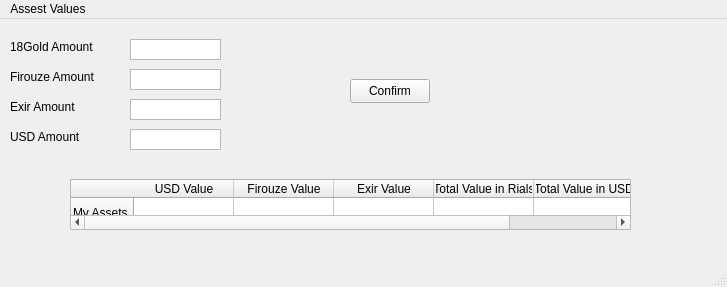
<?xml version="1.0" encoding="UTF-8"?>
<ui version="4.0">
 <class>MainWindow</class>
 <widget class="QMainWindow" name="MainWindow">
  <property name="geometry">
   <rect>
    <x>0</x>
    <y>0</y>
    <width>727</width>
    <height>287</height>
   </rect>
  </property>
  <property name="windowTitle">
   <string>MainWindow</string>
  </property>
  <widget class="QWidget" name="centralwidget">
   <widget class="QLabel" name="label">
    <property name="geometry">
     <rect>
      <x>10</x>
      <y>20</y>
      <width>91</width>
      <height>16</height>
     </rect>
    </property>
    <property name="text">
     <string>18Gold Amount</string>
    </property>
   </widget>
   <widget class="QLabel" name="label_2">
    <property name="geometry">
     <rect>
      <x>10</x>
      <y>50</y>
      <width>91</width>
      <height>16</height>
     </rect>
    </property>
    <property name="text">
     <string>Firouze Amount</string>
    </property>
   </widget>
   <widget class="QLabel" name="label_3">
    <property name="geometry">
     <rect>
      <x>10</x>
      <y>80</y>
      <width>91</width>
      <height>16</height>
     </rect>
    </property>
    <property name="text">
     <string>Exir Amount</string>
    </property>
   </widget>
   <widget class="QLabel" name="label_4">
    <property name="geometry">
     <rect>
      <x>10</x>
      <y>110</y>
      <width>91</width>
      <height>16</height>
     </rect>
    </property>
    <property name="text">
     <string>USD Amount</string>
    </property>
   </widget>
   <widget class="QListWidget" name="listWidget">
    <property name="geometry">
     <rect>
      <x>130</x>
      <y>20</y>
      <width>91</width>
      <height>21</height>
     </rect>
    </property>
   </widget>
   <widget class="QListWidget" name="listWidget_2">
    <property name="geometry">
     <rect>
      <x>130</x>
      <y>50</y>
      <width>91</width>
      <height>21</height>
     </rect>
    </property>
   </widget>
   <widget class="QListWidget" name="listWidget_3">
    <property name="geometry">
     <rect>
      <x>130</x>
      <y>80</y>
      <width>91</width>
      <height>21</height>
     </rect>
    </property>
   </widget>
   <widget class="QListWidget" name="listWidget_4">
    <property name="geometry">
     <rect>
      <x>130</x>
      <y>110</y>
      <width>91</width>
      <height>21</height>
     </rect>
    </property>
   </widget>
   <widget class="QPushButton" name="pushButton">
    <property name="geometry">
     <rect>
      <x>350</x>
      <y>60</y>
      <width>80</width>
      <height>24</height>
     </rect>
    </property>
    <property name="text">
     <string>Confirm</string>
    </property>
   </widget>
   <widget class="QTableWidget" name="tableWidget">
    <property name="geometry">
     <rect>
      <x>70</x>
      <y>160</y>
      <width>561</width>
      <height>51</height>
     </rect>
    </property>
    <row>
     <property name="text">
      <string>My Assets</string>
     </property>
    </row>
    <column>
     <property name="text">
      <string>USD Value</string>
     </property>
    </column>
    <column>
     <property name="text">
      <string>Firouze Value</string>
     </property>
    </column>
    <column>
     <property name="text">
      <string>Exir Value</string>
     </property>
    </column>
    <column>
     <property name="text">
      <string>Total Value in Rials</string>
     </property>
    </column>
    <column>
     <property name="text">
      <string>Total Value in USD</string>
     </property>
    </column>
   </widget>
  </widget>
  <widget class="QMenuBar" name="menubar">
   <property name="geometry">
    <rect>
     <x>0</x>
     <y>0</y>
     <width>727</width>
     <height>21</height>
    </rect>
   </property>
   <widget class="QMenu" name="menuAssest_Values">
    <property name="title">
     <string>Assest Values</string>
    </property>
   </widget>
   <addaction name="menuAssest_Values"/>
  </widget>
  <widget class="QStatusBar" name="statusbar"/>
 </widget>
 <resources/>
 <connections/>
</ui>
